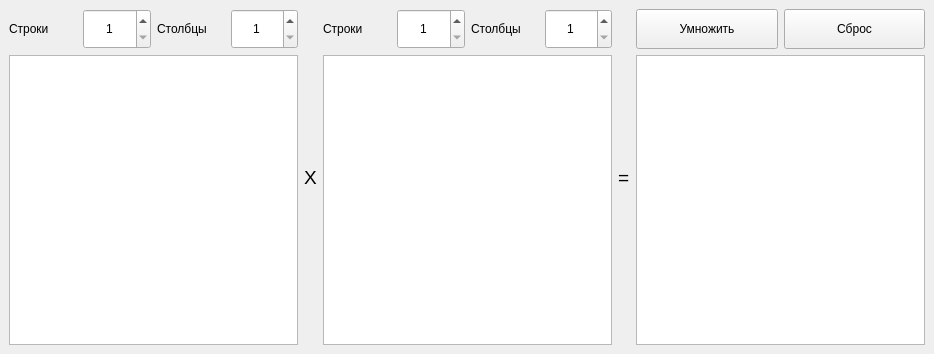
<?xml version="1.0" encoding="UTF-8"?>
<ui version="4.0">
 <class>MainWindow</class>
 <widget class="QMainWindow" name="MainWindow">
  <property name="geometry">
   <rect>
    <x>0</x>
    <y>0</y>
    <width>934</width>
    <height>354</height>
   </rect>
  </property>
  <property name="windowTitle">
   <string>Умножение матриц</string>
  </property>
  <widget class="QWidget" name="centralwidget">
   <layout class="QHBoxLayout" name="horizontalLayout_8">
    <item>
     <layout class="QVBoxLayout" name="verticalLayout_3">
      <item>
       <layout class="QHBoxLayout" name="horizontalLayout_3">
        <item>
         <layout class="QHBoxLayout" name="horizontalLayout">
          <item>
           <widget class="QLabel" name="lbLeftRows">
            <property name="minimumSize">
             <size>
              <width>0</width>
              <height>40</height>
             </size>
            </property>
            <property name="text">
             <string>Строки</string>
            </property>
           </widget>
          </item>
          <item>
           <widget class="QSpinBox" name="sbLeftRows">
            <property name="minimumSize">
             <size>
              <width>0</width>
              <height>40</height>
             </size>
            </property>
            <property name="alignment">
             <set>Qt::AlignCenter</set>
            </property>
            <property name="minimum">
             <number>1</number>
            </property>
           </widget>
          </item>
         </layout>
        </item>
        <item>
         <layout class="QHBoxLayout" name="horizontalLayout_2">
          <item>
           <widget class="QLabel" name="lbLeftColumns">
            <property name="minimumSize">
             <size>
              <width>0</width>
              <height>40</height>
             </size>
            </property>
            <property name="text">
             <string>Столбцы</string>
            </property>
           </widget>
          </item>
          <item>
           <widget class="QSpinBox" name="sbLeftColumns">
            <property name="minimumSize">
             <size>
              <width>0</width>
              <height>40</height>
             </size>
            </property>
            <property name="alignment">
             <set>Qt::AlignCenter</set>
            </property>
            <property name="minimum">
             <number>1</number>
            </property>
           </widget>
          </item>
         </layout>
        </item>
       </layout>
      </item>
      <item>
       <widget class="QTableView" name="tvLeftMatrix">
        <property name="focusPolicy">
         <enum>Qt::ClickFocus</enum>
        </property>
        <property name="inputMethodHints">
         <set>Qt::ImhDigitsOnly</set>
        </property>
        <property name="selectionMode">
         <enum>QAbstractItemView::SingleSelection</enum>
        </property>
        <property name="textElideMode">
         <enum>Qt::ElideMiddle</enum>
        </property>
        <attribute name="horizontalHeaderCascadingSectionResizes">
         <bool>false</bool>
        </attribute>
        <attribute name="horizontalHeaderMinimumSectionSize">
         <number>35</number>
        </attribute>
        <attribute name="horizontalHeaderDefaultSectionSize">
         <number>45</number>
        </attribute>
        <attribute name="horizontalHeaderStretchLastSection">
         <bool>false</bool>
        </attribute>
        <attribute name="verticalHeaderCascadingSectionResizes">
         <bool>false</bool>
        </attribute>
        <attribute name="verticalHeaderMinimumSectionSize">
         <number>35</number>
        </attribute>
        <attribute name="verticalHeaderDefaultSectionSize">
         <number>45</number>
        </attribute>
        <attribute name="verticalHeaderStretchLastSection">
         <bool>false</bool>
        </attribute>
       </widget>
      </item>
     </layout>
    </item>
    <item>
     <widget class="QLabel" name="lbMult">
      <property name="font">
       <font>
        <pointsize>14</pointsize>
       </font>
      </property>
      <property name="text">
       <string>X</string>
      </property>
     </widget>
    </item>
    <item>
     <layout class="QVBoxLayout" name="verticalLayout_2">
      <item>
       <layout class="QHBoxLayout" name="horizontalLayout_6">
        <item>
         <layout class="QHBoxLayout" name="horizontalLayout_4">
          <item>
           <widget class="QLabel" name="lbRightRows">
            <property name="minimumSize">
             <size>
              <width>0</width>
              <height>40</height>
             </size>
            </property>
            <property name="text">
             <string>Строки</string>
            </property>
           </widget>
          </item>
          <item>
           <widget class="QSpinBox" name="sbRightRows">
            <property name="minimumSize">
             <size>
              <width>0</width>
              <height>40</height>
             </size>
            </property>
            <property name="alignment">
             <set>Qt::AlignCenter</set>
            </property>
            <property name="minimum">
             <number>1</number>
            </property>
           </widget>
          </item>
         </layout>
        </item>
        <item>
         <layout class="QHBoxLayout" name="horizontalLayout_5">
          <item>
           <widget class="QLabel" name="lbRightColumns">
            <property name="minimumSize">
             <size>
              <width>0</width>
              <height>40</height>
             </size>
            </property>
            <property name="text">
             <string>Столбцы</string>
            </property>
           </widget>
          </item>
          <item>
           <widget class="QSpinBox" name="sbRightColumns">
            <property name="minimumSize">
             <size>
              <width>0</width>
              <height>40</height>
             </size>
            </property>
            <property name="alignment">
             <set>Qt::AlignCenter</set>
            </property>
            <property name="minimum">
             <number>1</number>
            </property>
           </widget>
          </item>
         </layout>
        </item>
       </layout>
      </item>
      <item>
       <widget class="QTableView" name="tvRightMatrix">
        <property name="focusPolicy">
         <enum>Qt::ClickFocus</enum>
        </property>
        <property name="inputMethodHints">
         <set>Qt::ImhDigitsOnly</set>
        </property>
        <property name="selectionMode">
         <enum>QAbstractItemView::SingleSelection</enum>
        </property>
        <property name="textElideMode">
         <enum>Qt::ElideMiddle</enum>
        </property>
        <attribute name="horizontalHeaderCascadingSectionResizes">
         <bool>false</bool>
        </attribute>
        <attribute name="horizontalHeaderMinimumSectionSize">
         <number>35</number>
        </attribute>
        <attribute name="horizontalHeaderDefaultSectionSize">
         <number>45</number>
        </attribute>
        <attribute name="horizontalHeaderStretchLastSection">
         <bool>false</bool>
        </attribute>
        <attribute name="verticalHeaderCascadingSectionResizes">
         <bool>false</bool>
        </attribute>
        <attribute name="verticalHeaderMinimumSectionSize">
         <number>35</number>
        </attribute>
        <attribute name="verticalHeaderDefaultSectionSize">
         <number>45</number>
        </attribute>
        <attribute name="verticalHeaderStretchLastSection">
         <bool>false</bool>
        </attribute>
       </widget>
      </item>
     </layout>
    </item>
    <item>
     <widget class="QLabel" name="lbEqual">
      <property name="font">
       <font>
        <pointsize>14</pointsize>
       </font>
      </property>
      <property name="text">
       <string>=</string>
      </property>
     </widget>
    </item>
    <item>
     <layout class="QVBoxLayout" name="verticalLayout">
      <item>
       <layout class="QHBoxLayout" name="horizontalLayout_7">
        <item>
         <widget class="QPushButton" name="pbMult">
          <property name="minimumSize">
           <size>
            <width>0</width>
            <height>40</height>
           </size>
          </property>
          <property name="text">
           <string>Умножить</string>
          </property>
         </widget>
        </item>
        <item>
         <widget class="QPushButton" name="pbReset">
          <property name="minimumSize">
           <size>
            <width>0</width>
            <height>40</height>
           </size>
          </property>
          <property name="text">
           <string>Сброс</string>
          </property>
         </widget>
        </item>
       </layout>
      </item>
      <item>
       <widget class="QTableView" name="tvResultMatrix">
        <property name="focusPolicy">
         <enum>Qt::NoFocus</enum>
        </property>
        <property name="editTriggers">
         <set>QAbstractItemView::NoEditTriggers</set>
        </property>
        <property name="selectionMode">
         <enum>QAbstractItemView::NoSelection</enum>
        </property>
        <property name="textElideMode">
         <enum>Qt::ElideMiddle</enum>
        </property>
        <attribute name="horizontalHeaderCascadingSectionResizes">
         <bool>false</bool>
        </attribute>
        <attribute name="horizontalHeaderMinimumSectionSize">
         <number>35</number>
        </attribute>
        <attribute name="horizontalHeaderDefaultSectionSize">
         <number>45</number>
        </attribute>
        <attribute name="horizontalHeaderStretchLastSection">
         <bool>false</bool>
        </attribute>
        <attribute name="verticalHeaderCascadingSectionResizes">
         <bool>false</bool>
        </attribute>
        <attribute name="verticalHeaderMinimumSectionSize">
         <number>35</number>
        </attribute>
        <attribute name="verticalHeaderDefaultSectionSize">
         <number>45</number>
        </attribute>
        <attribute name="verticalHeaderStretchLastSection">
         <bool>false</bool>
        </attribute>
       </widget>
      </item>
     </layout>
    </item>
   </layout>
  </widget>
 </widget>
 <tabstops>
  <tabstop>sbLeftRows</tabstop>
  <tabstop>sbLeftColumns</tabstop>
  <tabstop>sbRightRows</tabstop>
  <tabstop>sbRightColumns</tabstop>
  <tabstop>pbMult</tabstop>
  <tabstop>pbReset</tabstop>
 </tabstops>
 <resources/>
 <connections/>
</ui>
